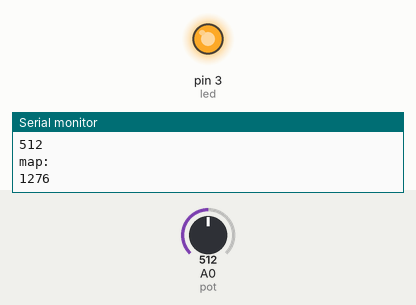
Simulated run of this sketch. Board: Arduino Uno, built with avr-gcc and run on an emulated ATmega328P. Parts: output pins drawn as LEDs (lit = HIGH), the last lines printed to the serial monitor. The inputs (shaded band) are chosen by the test bench; at power-on: A0 (pot) = 512.

Above: at 1.2 s.
1.3 s: A0 (pot) set to 122
At 2.0 s:
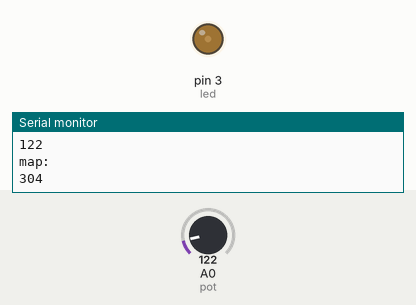
2.8 s: A0 (pot) set to 0
At 3.5 s:
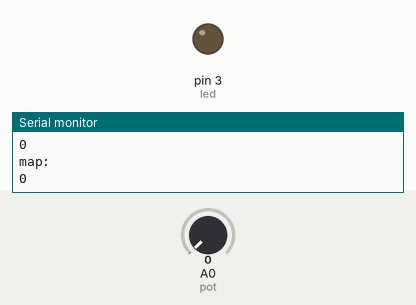
Timing chart, 0 to 5.8 s (numbered marks = the images above; inputs shaded):
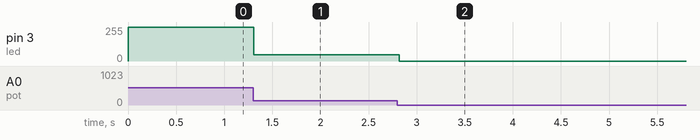

The sketch:

codigo.ino
```cpp
const int pot = 0;
const int led = 3;

void setup()
{
  pinMode(3, OUTPUT);
  Serial.begin(9600);
}

int var;
int var2;
void loop()
{
  var = analogRead(pot);
  var2 = map(var,0,1023,0,2550);
  analogWrite(led,var2);
  Serial.println("pot: ");
  Serial.println(var);
  Serial.println("map: ");
  Serial.println(var2);
  delay(100);
}
```

Measured:
- after the input at 1.3 s, pin 3 (led): 252/255 → 48/255 at once
- after the input at 2.8 s, pin 3 (led): 48/255 → 0/255 at once
